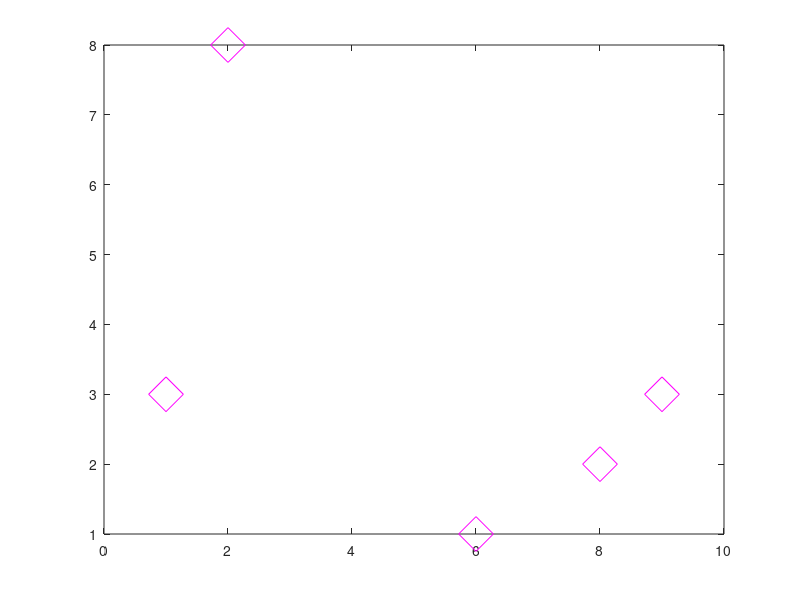

MATLAB code for this plot:
%% Chapter 8 Review

%% Polynomials & Roots of a Polynomial

%{
f(x) = ax^n + bx^(n - 1) + ... + cx + d with real coefficients and n is the
degree or order of the polynomial (nonnegative):
- in MATLAB, a polynomial is represented with a vector of length n + 1
- the vector must include all coefficients, even the ones that are 0

The value of a polynomial at a point x can be evaluated as:
- polyval(p, x) (x can be a number, vector, or matrix)

r = roots(p) gives us a column vector r with the roots of the polynomial p.
p = poly(r) gives us a row vector p with the polynomial coefficients.
%}

p = [2, -4, -12];
disp(polyval(p, 9));
x = linspace(-5, 7, 200);
y = polyval(p, x);
plot(x, y); % Plotting a polynomial
r = roots(p);
hold on;
plot(r(1), 0, '.', 'MarkerSize', 20);
plot(r(2), 0, '.', 'MarkerSize', 20);

%% Addition, Multiplication, and Division of Polynomials

%{
Addition/Subtraction:
- Add (or subtract) the coefficient vectors. They must be of the same size.
  We do so by padding zeros to the polynomial vector with lower degree.

Multiplication:
- c = conv(a, b) (c is a row vector, a & b can be of different degrees).

Division:
- [q, r] = deconv(u, v) (u is the nominator, v is the denominator)
- q is the quotient polynomial and r is the remainder polynomial
%}

%% Derivatives of Polynomials

%{
k = polyder(p) (Derivative of a single polynomial)
k = polyder(a, b) (Derivative of the product of the polynomials a & b)
[n, d] = polyder(u, v) (Derivative of a quotient of polynomials u & v)
%}

f1 = [3, -2, 4]; f2 = [1, 0, 5];
k = polyder(f1);
disp(k);
P = polyder(f1, f2);
disp(P);
[n, d] = polyder(f1, f2);
disp(n); disp(d);

%% Curve Fitting

%{
Curve fitting or regression analysis: the process of fitting a function so
it lays as closely as possible to a set of data points.

Two ways to fit a polynomial to data points:
- The polynomial must pass through every point
- The polynomial does not need to pass through every point

Polynomials that pass through all data points:
- Given n data points (xi, yi), we can make a polynomial of degree n - 1
  that passes through all n points.

Polynomials that do not need to pass through all data points:
- Most common method: least-squares fit

In MATLAB:
- p = polyfit(x, y, n) (uses the least squares method for the coefficients)
- x is the vector for horizontal coordinates, y is for vertical coordinates
- n is the desired degree of the polynomial:
    - With m data points, n <= m - 1.
    - If n = m - 1, it will go through all the points, but not if n < m - 1
    - A polynomial of degree m - 1 may not necessarily provide the best
      overall fit if it deviates substantially between points
%}

x = [1, 2, 3]; y = [4, 10, 3];
figure(1);
plot(x, y, '.', 'MarkerSize', 20);
xlabel('x'); ylabel('y');
axis([0, 4, 1, 12]);

p1 = polyfit(x, y, 1); % Best-fit Line
xs = 0:0.1:4;
ys1 = polyval(p1, xs);
hold on;
plot(xs, ys1, 'LineWidth', 1);

p2 = polyfit(x, y, 2); % Best-fit Parabola
ys2 = polyval(p2, xs);
plot(xs, ys2, 'LineWidth', 1);
legend('data', 'line', 'parabola');
hold off;

%{
Curve Fitting with Functions that are not Polynomials:
- Power: y = bx^m               ->  p = polyfit(log(x), log(y), 1);
- Exponential: y = be^(mx)      ->  p = polyfit(x, log(y), 1);
- Logarithmic: y = mln(x) + b   ->  p = polyfit(log(x), y, 1);
- Reciprocal: y = 1 / (mx + b)  ->  p = polyfit(x, 1 ./ y, 1);
%}

%% Interpolation

%{
Interpolation: the estimation of values between data points.
Linear interpolation; the process of estimating values between two data
points by connecting points with a straight line and using the value on the
line as the estimated value.

One-dimensional linear interpolation in MATLAB:
- yi = interp1(x, y, xi, 'method'); (x must be monotonic)
- xi is the horizontal coordinate of the interpolation point: scalar/vector
- yi is a scalar or vector with the corresponding interpolated values
- methods: 'nearest', 'linear', 'spline', 'pchip' (or 'cubic')
%}

x = [1, 2, 6, 8, 9]; y = [3, 8, 1, 2, 3];
plot(x, y, '.', 'MarkerSize', 25);

% Find and plot the linear interpolation points
xi = [1.5, 4, 7, 8.5];
yLin = interp1(x, y, xi);
hold on;
plot(xi, yLin, '*m', 'MarkerSize', 10);

% Find and plot the hermite interpolation points
yPch = interp1(x, y, xi, 'pchip');
plot(xi, yPch, 'pb', 'MarkerSize', 10);
hold off;

%% The Basic Fitting Interface

%{
To active this interactive tool:
- Plot data points
- In the Figure Window > Tools > Basic Fitting
%}

x = [1, 2, 6, 8, 9]; y = [3, 8, 1, 2, 3];
plot(x, y, 'dm', 'MarkerSize', 25);
